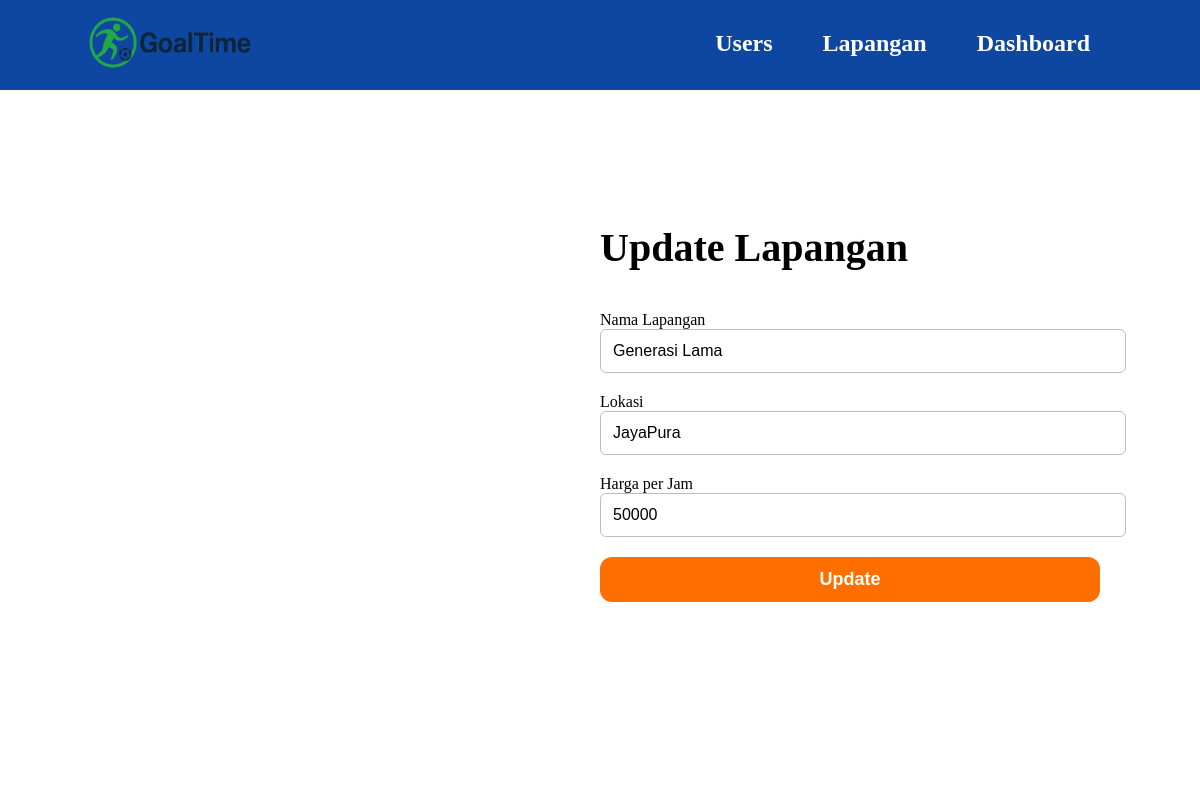
Screenshot of /admin/pages/admin-lapangan-update.php?id=1 with the database file from the repository.
### tables this page shows
CREATE TABLE `lapangan` (
  `id` int NOT NULL,
  `name` varchar(255) DEFAULT NULL,
  `rating` float DEFAULT NULL,
  `location` varchar(255) DEFAULT NULL,
  `price` int DEFAULT NULL,
  `img` varchar(255) DEFAULT NULL
);

### admin/pages/admin-lapangan-update.php (the view, shortened to what this page needs)
<?php
$connection = new mysqli("localhost", "root", "", "web_futsal");
$id = $_GET['id'];
$stmt = $connection->prepare("SELECT * FROM lapangan WHERE id = ?");
$stmt->bind_param("i", $id);
$stmt->execute();
$result = $stmt->get_result();
$lapangan = $result->fetch_assoc();
?>
<!DOCTYPE html>
<html lang="en">
<head>
    <link rel="stylesheet" href="admin-lapangan.css">
</head>
<body>
<header class="header">
    <div class="dalam-header">
        <img src="../../homepage/asset/LOGO-goaltime.png" alt="" class="logo">
        <div class="tulisan-header">
            <h2><a href="admin-users.php">Users</a></h2>
            <h2><a href="admin-lapangan.php">Lapangan</a></h2>
            <h2><a href="admin-dashboard.php">Dashboard</a></h2>
        </div>
    </div>
</header>
<div class="create-user-container">
    <div class="left-image">
        <img src="../asset/blur-lapangan.jpg" alt="Lapangan">
    </div>
    <div class="right-form">
        <h1>Update Lapangan</h1>
        <form method="POST" action="">
            <label for="name">Nama Lapangan</label>
            <input type="text" id="name" name="name"
                   value="<?php echo $lapangan['name']; ?>" required>
            <label for="location">Lokasi</label>
            <input type="text" id="location" name="location"
                   value="<?php echo $lapangan['location']; ?>" required>
            <label for="price">Harga per Jam</label>
            <input type="number" id="price" name="price"
                   value="<?php echo $lapangan['price']; ?>" required>
            <button type="submit" name="submit" class="btn-buat">Update</button>
        </form>
    </div>
</div>
</body>
</html>

### admin/pages/admin-lapangan.css (style rules this page uses)
body, header { margin: 0; }
body { background-color: rgb(225, 225, 225); }
.header { background-color: rgb(13, 71, 161); width: 100%; top: 0; position: fixed; z-index: 9999; }
.dalam-header { display: flex; justify-content: end; align-items: center; color: white; padding-right: 60px; }
.tulisan-header { display: flex; flex-direction: row; gap: 50px; margin-right: 50px; }
.tulisan-header h2 a { color: white; text-decoration: none; }
.tulisan-header h2 { position: relative; padding-bottom: 3px; cursor: pointer; }
.tulisan-header h2::after { content: ""; position: absolute; left: 0; bottom: 0; width: 0; height: 2px; background-color: white; transition: 0.3s ease-in-out; }
.logo { height: 150px; margin-right: auto; margin-left: 60px; margin-top: -30px; margin-bottom: -30px; }
.create-user-container { display: flex; height: 100vh; overflow: hidden; background-color: white; }
.left-image { flex: 1; display: flex; justify-content: flex-start; align-items: stretch; background-color: white; margin: 0; padding: 0; }
.left-image img { width: 100%; height: auto; object-fit: cover; }
.right-form { flex: 1; display: flex; flex-direction: column; justify-content: center; padding: 60px 100px; }
.right-form h1 { font-size: 40px; font-weight: 700; margin-bottom: 40px; }
.right-form label { font-size: 16px; font-weight: 500; margin-bottom: 6px; }
.right-form input { width: 100%; padding: 12px; margin-bottom: 20px; border: 1px solid #BDBDBD; border-radius: 6px; font-size: 16px; }
.btn-buat { background-color: #FF6F00; color: white; border: none; padding: 12px 0; border-radius: 12px; font-size: 18px; font-weight: bold; cursor: pointer; width: 100%; }

### rows the page displays
lapangan: name "Generasi Lama", location "JayaPura", price "50000"
